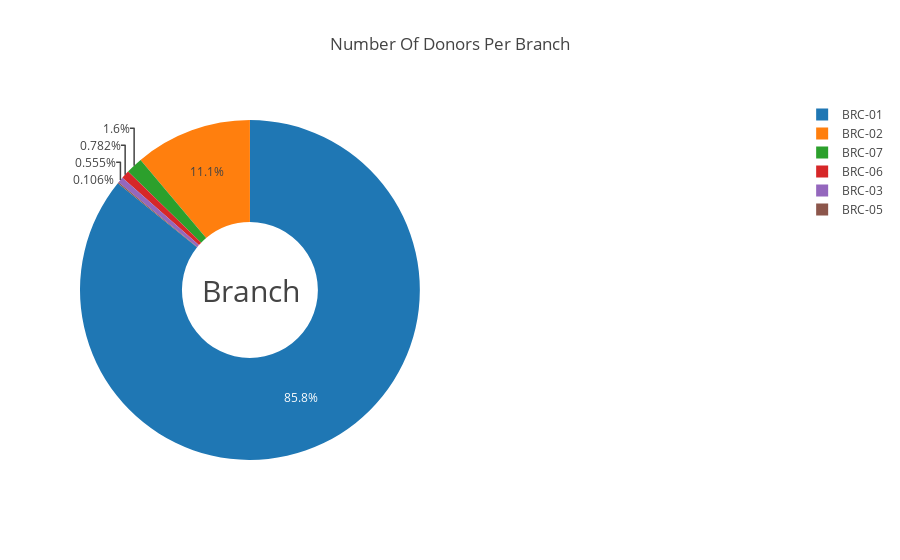

Notebook code cell kept with this figure:
### Markdown cell above
# Analysis

### Code cell
labels = df['Branch_Code '].value_counts().index
sizes = df['Branch_Code '].value_counts().values

fig = {
  "data": [
    {
      "values": sizes,
      "labels": labels,
      "domain": {"x": [0, .48]},
      "name": "Branch",
      "hoverinfo":"label+percent+name",
      "hole": .4,
      "type": "pie"
    }],
  "layout": {
        "title":"Number Of Donors Per Branch",
        "annotations": [
            {
                "font": {
                    "size": 30
                },
                "showarrow": False,
                "text": "Branch",
                "x": 0.17,
                "y": 0.5
            } ]}}
py.iplot(fig, filename='donut')

### Figure 1 — Plotly figure (JSON) as saved in the notebook; plotly's stock layout.template omitted (floating-point values rounded to 4 significant figures)
{"data": [{"domain": {"x": [0, 0.48]}, "hole": 0.4, "hoverinfo": "label+percent+name", "labels": ["BRC-01", "BRC-02", "BRC-07", "BRC-06", "BRC-03", "BRC-05"], "name": "Branch", "values": [193501, 25093, 3616, 1763, 1251, 239], "type": "pie", "uid": "0dfe50d7-2ad2-484c-be23-7f3c05b08535"}], "layout": {"annotations": [{"font": {"size": 30}, "showarrow": false, "text": "Branch", "x": 0.17, "y": 0.5}], "title": {"text": "Number Of Donors Per Branch"}}}
